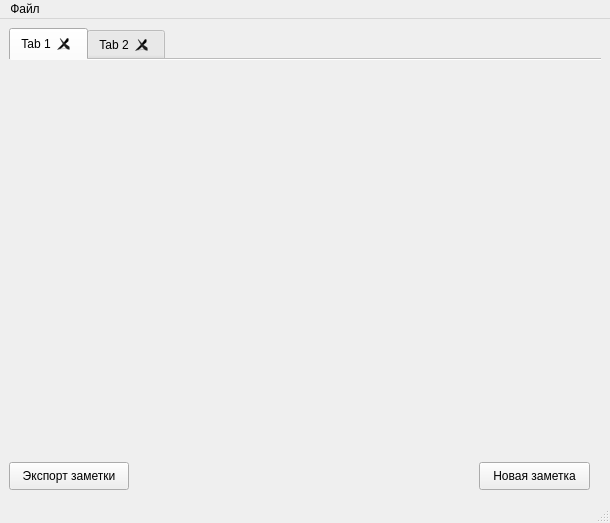
<?xml version="1.0" encoding="UTF-8"?>
<ui version="4.0">
 <class>Notes</class>
 <widget class="QMainWindow" name="Notes">
  <property name="geometry">
   <rect>
    <x>0</x>
    <y>0</y>
    <width>610</width>
    <height>523</height>
   </rect>
  </property>
  <property name="windowTitle">
   <string>Notes</string>
  </property>
  <widget class="QWidget" name="centralwidget">
   <layout class="QVBoxLayout" name="verticalLayout_4">
    <item>
     <widget class="QTabWidget" name="tabWidget">
      <property name="acceptDrops">
       <bool>false</bool>
      </property>
      <property name="tabPosition">
       <enum>QTabWidget::North</enum>
      </property>
      <property name="currentIndex">
       <number>0</number>
      </property>
      <property name="iconSize">
       <size>
        <width>20</width>
        <height>20</height>
       </size>
      </property>
      <property name="elideMode">
       <enum>Qt::ElideNone</enum>
      </property>
      <property name="documentMode">
       <bool>true</bool>
      </property>
      <property name="tabsClosable">
       <bool>true</bool>
      </property>
      <property name="movable">
       <bool>true</bool>
      </property>
      <property name="tabBarAutoHide">
       <bool>false</bool>
      </property>
      <widget class="QWidget" name="tab">
       <attribute name="title">
        <string>Tab 1</string>
       </attribute>
       <layout class="QVBoxLayout" name="verticalLayout_3"/>
      </widget>
      <widget class="QWidget" name="tab_2">
       <attribute name="title">
        <string>Tab 2</string>
       </attribute>
      </widget>
     </widget>
    </item>
    <item>
     <widget class="QWidget" name="widget" native="true">
      <property name="sizePolicy">
       <sizepolicy hsizetype="Preferred" vsizetype="Fixed">
        <horstretch>0</horstretch>
        <verstretch>0</verstretch>
       </sizepolicy>
      </property>
      <property name="minimumSize">
       <size>
        <width>0</width>
        <height>30</height>
       </size>
      </property>
      <property name="baseSize">
       <size>
        <width>0</width>
        <height>0</height>
       </size>
      </property>
      <widget class="QPushButton" name="newNoteButton">
       <property name="geometry">
        <rect>
         <x>470</x>
         <y>0</y>
         <width>111</width>
         <height>28</height>
        </rect>
       </property>
       <property name="maximumSize">
        <size>
         <width>120</width>
         <height>16777215</height>
        </size>
       </property>
       <property name="text">
        <string>Новая заметка</string>
       </property>
       <property name="iconSize">
        <size>
         <width>20</width>
         <height>20</height>
        </size>
       </property>
       <property name="checkable">
        <bool>false</bool>
       </property>
      </widget>
      <widget class="QPushButton" name="exportButton">
       <property name="geometry">
        <rect>
         <x>0</x>
         <y>0</y>
         <width>120</width>
         <height>28</height>
        </rect>
       </property>
       <property name="maximumSize">
        <size>
         <width>120</width>
         <height>16777215</height>
        </size>
       </property>
       <property name="text">
        <string>Экспорт заметки</string>
       </property>
      </widget>
     </widget>
    </item>
   </layout>
  </widget>
  <widget class="QMenuBar" name="menubar">
   <property name="geometry">
    <rect>
     <x>0</x>
     <y>0</y>
     <width>610</width>
     <height>26</height>
    </rect>
   </property>
   <widget class="QMenu" name="menu">
    <property name="title">
     <string>Файл</string>
    </property>
    <addaction name="new_note"/>
    <addaction name="save"/>
    <addaction name="add"/>
    <addaction name="export_note"/>
    <addaction name="separator"/>
    <addaction name="exit"/>
   </widget>
   <addaction name="menu"/>
  </widget>
  <widget class="QStatusBar" name="statusbar"/>
  <action name="new_note">
   <property name="text">
    <string>Новая заметка</string>
   </property>
   <property name="shortcut">
    <string>Ctrl+N</string>
   </property>
  </action>
  <action name="exit">
   <property name="text">
    <string>Выход</string>
   </property>
   <property name="shortcut">
    <string>Ctrl+Q</string>
   </property>
  </action>
  <action name="save">
   <property name="text">
    <string>Сохранить</string>
   </property>
   <property name="shortcut">
    <string>Ctrl+S</string>
   </property>
  </action>
  <action name="add">
   <property name="text">
    <string>Добавить</string>
   </property>
   <property name="shortcut">
    <string>Ctrl+A</string>
   </property>
  </action>
  <action name="export_note">
   <property name="text">
    <string>Экспорт заметки</string>
   </property>
   <property name="shortcut">
    <string>Ctrl+X</string>
   </property>
  </action>
 </widget>
 <resources/>
 <connections/>
</ui>
